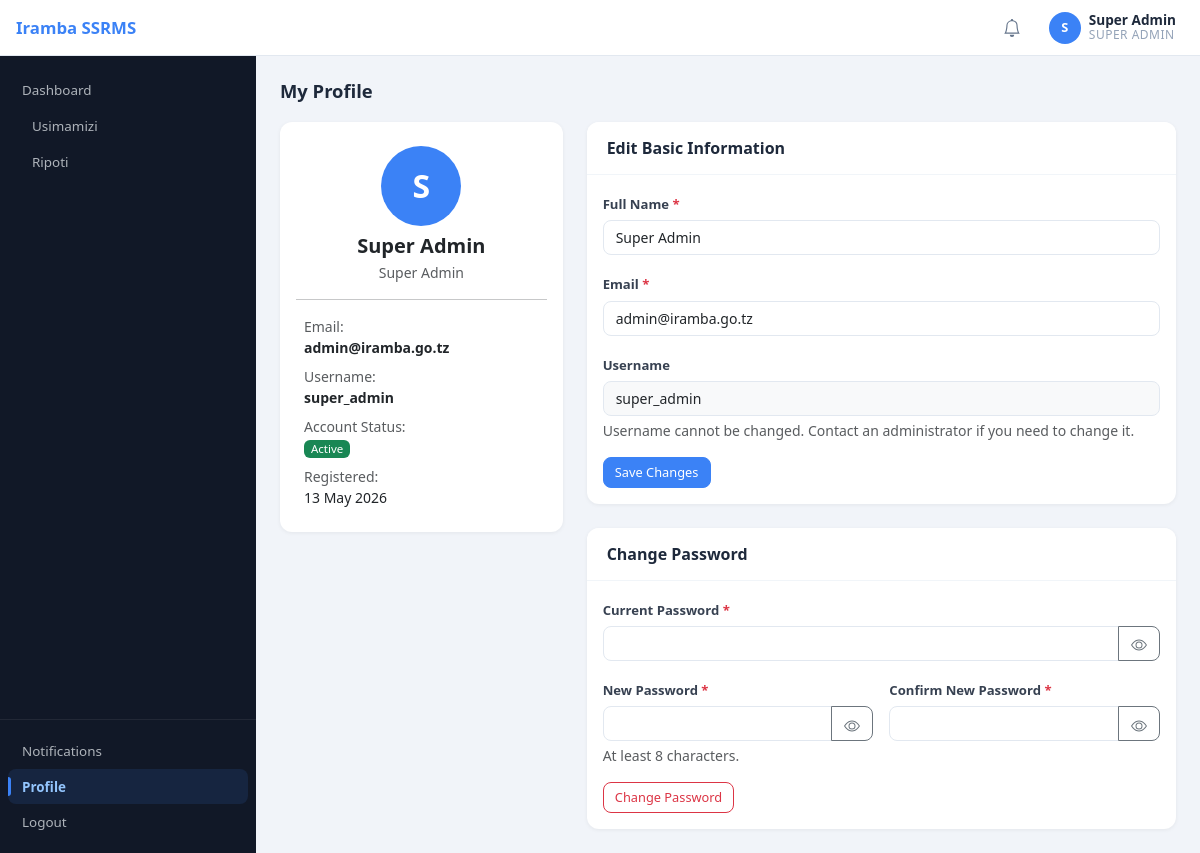
The app's page /profile.php (signed in) with its own data.
### tables this page shows
CREATE TABLE IF NOT EXISTS users (
  id            INT AUTO_INCREMENT PRIMARY KEY,
  school_id     INT          NULL,
  full_name     VARCHAR(200) NOT NULL,
  email         VARCHAR(200) NOT NULL UNIQUE,
  username      VARCHAR(80)  NOT NULL UNIQUE,
  password_hash VARCHAR(255) NOT NULL,
  role          ENUM('super_admin','district_admin','headmaster','teacher') NOT NULL,
  status        ENUM('active','inactive') NOT NULL DEFAULT 'active',
  created_at    TIMESTAMP DEFAULT CURRENT_TIMESTAMP,
  CONSTRAINT fk_users_school FOREIGN KEY (school_id) REFERENCES schools(id) ON DELETE SET NULL
);

### includes/auth.php (called while the page is built, shortened)
<?php
require_once __DIR__ . '/../config/db.php';
require_once __DIR__ . '/helpers.php';
function current_user(): ?array
{
    return $_SESSION['user'] ?? null;
}

### config/db.php (called while the page is built, shortened)
<?php
function db(): PDO
{
    static $pdo = null;
    if ($pdo instanceof PDO) {
        return $pdo;
    }
    $dsn = 'mysql:host=' . DB_HOST . ';port=' . DB_PORT . ';dbname=' . DB_NAME . ';charset=' . DB_CHARSET;
    $pdo = new PDO(
        $dsn,
        DB_USER,
        DB_PASS,
        [
            PDO::ATTR_ERRMODE => PDO::ERRMODE_EXCEPTION,
            PDO::ATTR_DEFAULT_FETCH_MODE => PDO::FETCH_ASSOC,
            PDO::ATTR_EMULATE_PREPARES => false,
        ]
    );
    return $pdo;
}

### includes/helpers.php (called while the page is built, shortened)
<?php
function e(?string $value): string
{
    return htmlspecialchars((string)$value, ENT_QUOTES, 'UTF-8');
}
function url(string $path = ''): string
{
    $path = ltrim($path, '/');
    return rtrim(BASE_PATH, '/') . '/' . $path;
}

### profile.php (the view, shortened to what this page needs)
<?php
require_once __DIR__ . '/includes/layout.php';
$user    = current_user();
$user_id = (int)$user['id'];
$db_user = db()->prepare(
    'SELECT id, full_name, email, username, role, school_id, status, created_at FROM users WHERE id=:id LIMIT 1'
);
$db_user->execute([':id' => $user_id]);
$db_user = $db_user->fetch();
$role_labels = [
    'super_admin'    => 'Super Admin',
    'district_admin' => 'District Admin',
    'headmaster'     => 'Headmaster',
    'teacher'        => 'Teacher',
];
render_header('My Profile');
?>
<div class="page-heading">
  <h4>My Profile</h4>
</div>
<div class="row g-4">
  <div class="col-md-4">
    <div class="card">
      <div class="card-body text-center py-4">
        <div class="profile-avatar-large mx-auto">
          <?= e(strtoupper(mb_substr($db_user['full_name'], 0, 1))) ?>
        </div>
        <h5 class="fw-bold mb-1 mt-2"><?= e($db_user['full_name']) ?></h5>
        <div class="text-muted small mb-2">
          <?= e($role_labels[$db_user['role']] ?? $db_user['role']) ?>
        </div>
        <hr class="my-3">
        <div class="text-start small ps-2">
          <div class="mb-2">
            <span class="text-muted">Email:</span><br>
            <strong><?= e($db_user['email']) ?></strong>
          </div>
          <div class="mb-2">
            <span class="text-muted">Username:</span><br>
            <strong><?= e($db_user['username']) ?></strong>
          </div>
          <div class="mb-2">
            <span class="text-muted">Account Status:</span><br>
            <span class="badge <?= $db_user['status'] === 'active' ? 'bg-success' : 'bg-danger' ?>">
              <?= $db_user['status'] === 'active' ? 'Active' : 'Disabled' ?>
            </span>
          </div>
          <div>
            <span class="text-muted">Registered:</span><br>
            <?= e(date('d M Y', strtotime($db_user['created_at']))) ?>
          </div>
        </div>
      </div>
    </div>
  </div>
  <div class="col-md-8">
    <div class="card mb-4">
      <div class="card-header">Edit Basic Information</div>
      <div class="card-body">
        <form method="post" autocomplete="off">
          <div class="row g-3">
            <div class="col-12">
              <label class="form-label">Full Name <span class="text-danger">*</span></label>
              <input class="form-control" name="full_name" required
                     value="<?= e((string)($_POST['full_name'] ?? $db_user['full_name'])) ?>">
            </div>
            <div class="col-12">
              <label class="form-label">Email <span class="text-danger">*</span></label>
              <input class="form-control" name="email" type="email" required
                     value="<?= e((string)($_POST['email'] ?? $db_user['email'])) ?>">
            </div>
            <div class="col-12">
              <label class="form-label">Username</label>
              <input class="form-control bg-light" value="<?= e($db_user['username']) ?>" disabled>
              <div class="form-text">Username cannot be changed. Contact an administrator if you need to change it.</div>
            </div>
          </div>
          <div class="mt-3">
            <button type="submit" class="btn btn-primary btn-sm">Save Changes</button>
          </div>
        </form>
      </div>
    </div>
    <div class="card">
      <div class="card-header">Change Password</div>
      <div class="card-body">
        <form method="post" autocomplete="off">
          <div class="row g-3">
            <div class="col-12">
              <label class="form-label">Current Password <span class="text-danger">*</span></label>
              <div class="input-group">
                <input class="form-control" name="old_password" type="password" id="oldPass"
                       required autocomplete="current-password">
                <button class="btn btn-outline-secondary toggle-pass" type="button" data-target="oldPass" tabindex="-1">
                </button>
              </div>
            </div>
            <div class="col-md-6">
              <label class="form-label">New Password <span class="text-danger">*</span></label>
              <div class="input-group">
                <input class="form-control" name="new_password" type="password" id="newPass"
                       required autocomplete="new-password" minlength="8">
                <button class="btn btn-outline-secondary toggle-pass" type="button" data-target="newPass" tabindex="-1">
                </button>
              </div>
              <div class="form-text">At least 8 characters.</div>
            </div>
            <div class="col-md-6">
              <label class="form-label">Confirm New Password <span class="text-danger">*</span></label>
              <div class="input-group">
                <input class="form-control" name="confirm_password" type="password" id="confPass"
                       required autocomplete="new-password" minlength="8">
                <button class="btn btn-outline-secondary toggle-pass" type="button" data-target="confPass" tabindex="-1">
                </button>
              </div>
            </div>
          </div>
          <div class="mt-3">
            <button type="submit" class="btn btn-outline-danger btn-sm">Change Password</button>
          </div>
        </form>
      </div>
    </div>
  </div>
</div>
<?php render_footer(); ?>

### includes/layout.php (shortened to what this page needs)
<?php
require_once __DIR__ . '/auth.php';
function icon(string $name): string
{
    return $icons[$name] ?? '';
}
function render_header(string $title): void
{
    $user = current_user();
    $role = $user['role'] ?? '';
    $req_uri      = parse_url($_SERVER['REQUEST_URI'] ?? '', PHP_URL_PATH) ?? '';
    $base_prefix  = rtrim(BASE_PATH, '/') . '/';
    $current_page = str_starts_with($req_uri, $base_prefix)
                  ? substr($req_uri, strlen($base_prefix))
                  : ltrim($req_uri, '/');
    $current_page = strtok($current_page, '?') ?: '';
    $nav_items = [];
    $nav_items[] = ['url' => 'dashboard.php', 'label' => 'Dashboard', 'icon' => 'dashboard'];
    if (in_array($role, ['super_admin', 'district_admin'], true)) {
        $admin_children = [];
        if ($role === 'super_admin') {
            $admin_children[] = ['url' => 'super/users.php',          'label' => 'Users',        'icon' => 'users'];
        }
        $admin_children[] = ['url' => 'district/schools.php',         'label' => 'Schools',      'icon' => 'school'];
        $admin_children[] = ['url' => 'district/headmasters.php',     'label' => 'Headmasters',  'icon' => 'users'];
        $admin_children[] = ['url' => 'district/subjects.php',        'label' => 'Subjects',     'icon' => 'subjects'];
        $admin_children[] = ['url' => 'district/alevel_combinations.php', 'label' => 'Combinations', 'icon' => 'combo'];
        $admin_children[] = ['url' => 'district/exams.php',           'label' => 'Exams',        'icon' => 'exam'];
        $nav_items[] = [
            'group'    => $role === 'super_admin' ? 'Usimamizi' : 'Usimamizi wa Wilaya',
            'icon'     => 'school',
            'children' => $admin_children,
        ];
        $nav_items[] = [
            'group'    => 'Ripoti',
            'icon'     => 'report',
            'children' => [
                ['url' => 'school/exam_results.php',               'label' => 'Matokeo ya Mtihani',    'icon' => 'report'],
                ['url' => 'school/exam_analysis.php',              'label' => 'Uchambuzi wa Shule',    'icon' => 'report'],
                ['url' => 'district/exam_analysis.php',            'label' => 'Uchambuzi wa Wilaya',   'icon' => 'report'],
                ['url' => 'district/teaching_progress_report.php', 'label' => 'Maendeleo ya Mafunzo',  'icon' => 'process'],
            ],
        ];
    }
    $group_counter = 0;
    $sidebar_links = '';
    foreach ($nav_items as $item) {
        if (isset($item['group'])) {
            $group_counter++;
            $gid = 'navGroup' . $group_counter;
            $is_active = false;
            $show_class    = $is_active ? ' show'   : '';
            $toggle_class  = $is_active ? ' active' : '';
            $sidebar_links .= '<div class="sidebar-group">';
            $sidebar_links .= '<button class="sidebar-group-toggle' . $toggle_class . '" '
                . 'data-bs-toggle="collapse" data-bs-target="#' . $gid . '" '
                . 'aria-expanded="' . ($is_active ? 'true' : 'false') . '">';
            $sidebar_links .= '<span class="sg-icon">' . icon($item['icon']) . '</span>';
            $sidebar_links .= '<span class="sg-label">' . e($item['group']) . '</span>';
            $sidebar_links .= '<span class="sg-chevron">' . icon('chevron') . '</span>';
            $sidebar_links .= '</button>';
            $sidebar_links .= '<div class="collapse sidebar-group-body' . $show_class . '" id="' . $gid . '">';
            foreach ($item['children'] as $child) {
                $href      = e(url($child['url']));
                $is_cur    = ($child['url'] === $current_page) ? ' current' : '';
                $sidebar_links .= '<a class="sidebar-link sidebar-sublink' . $is_cur . '" href="' . $href . '">'
                    . icon($child['icon'])
                    . '<span>' . e($child['label']) . '</span>'
                    . '</a>';
            }
            $sidebar_links .= '</div>';
            $sidebar_links .= '</div>';
        } else {
            $href   = e(url($item['url']));
            $is_cur = ($item['url'] === $current_page) ? ' current' : '';
            $sidebar_links .= '<a class="sidebar-link' . $is_cur . '" href="' . $href . '">'
                . icon($item['icon'])
                . '<span>' . e($item['label']) . '</span>'
                . '</a>';
        }
    }
    $initial = $user ? strtoupper(mb_substr($user['full_name'], 0, 1)) : '?';
    $role_label = str_replace('_', ' ', $role);
    $flash_html = '';
    echo '<!doctype html>';
    echo '<html lang="en">';
    echo '<head>';
    echo '<link href="https://cdn.jsdelivr.net/npm/bootstrap@5.3.3/dist/css/bootstrap.min.css" rel="stylesheet">';
    echo '<link href="' . e(url('assets/css/app.css')) . '" rel="stylesheet">';
    echo '</head>';
    echo '<body>';
    if ($user) {
        echo '<header class="topbar">';
        echo '<a class="topbar-brand" href="' . e(url('dashboard.php')) . '">' . e(APP_NAME) . '</a>';
        echo '<div class="dropdown">';
        echo '<button class="btn-notif dropdown-toggle" type="button" data-bs-toggle="dropdown" data-bs-auto-close="true" aria-expanded="false" title="Notifications">';
        echo '</button>';
        echo '</div>';
        echo '<a class="topbar-user" href="' . e(url('profile.php')) . '">';
        echo '<div class="avatar">' . e($initial) . '</div>';
        echo '<div class="user-info">';
        echo '<div class="user-name">' . e($user['full_name']) . '</div>';
        echo '<div class="user-role">' . e($role_label) . '</div>';
        echo '</div>';
        echo '</a>';
        echo '</header>';
        echo '<aside class="sidebar" id="sidebar">';
        echo '<div class="sidebar-section">';
        echo $sidebar_links;
        echo '</div>';
        echo '<div class="sidebar-footer">';
        $sb_notif_href = e(url('notifications.php'));
        echo '<a class="sidebar-link" href="' . $sb_notif_href . '" style="position:relative">';
        echo icon('bell') . '<span>Notifications</span>';
        echo '</a>';
        echo '<a class="sidebar-link" href="' . e(url('profile.php')) . '">' . icon('profile') . '<span>Profile</span></a>';
        echo '<a class="sidebar-link" href="' . e(url('logout.php')) . '">' . icon('logout') . '<span>Logout</span></a>';
        echo '</div>';
        echo '</aside>';
        echo '<div class="main-wrap">';
        echo '<div class="main-content">';
    } else {
        echo '<div>';
        echo $flash_html;
    }
}
function render_footer(): void
{
    echo '</div></div>';
    echo '</body></html>';
}

### records on screen
users: full_name "S", full_name "Super Admin", role "SUPER ADMIN", role "Super Admin", email "admin@iramba.go.tz", username "super_admin", created_at "13 May 2026"

### other values on screen
APP_NAME "Iramba SSRMS"
$item['label'] "Dashboard"
$item['group'] "Usimamizi"
$item['group'] "Ripoti"
